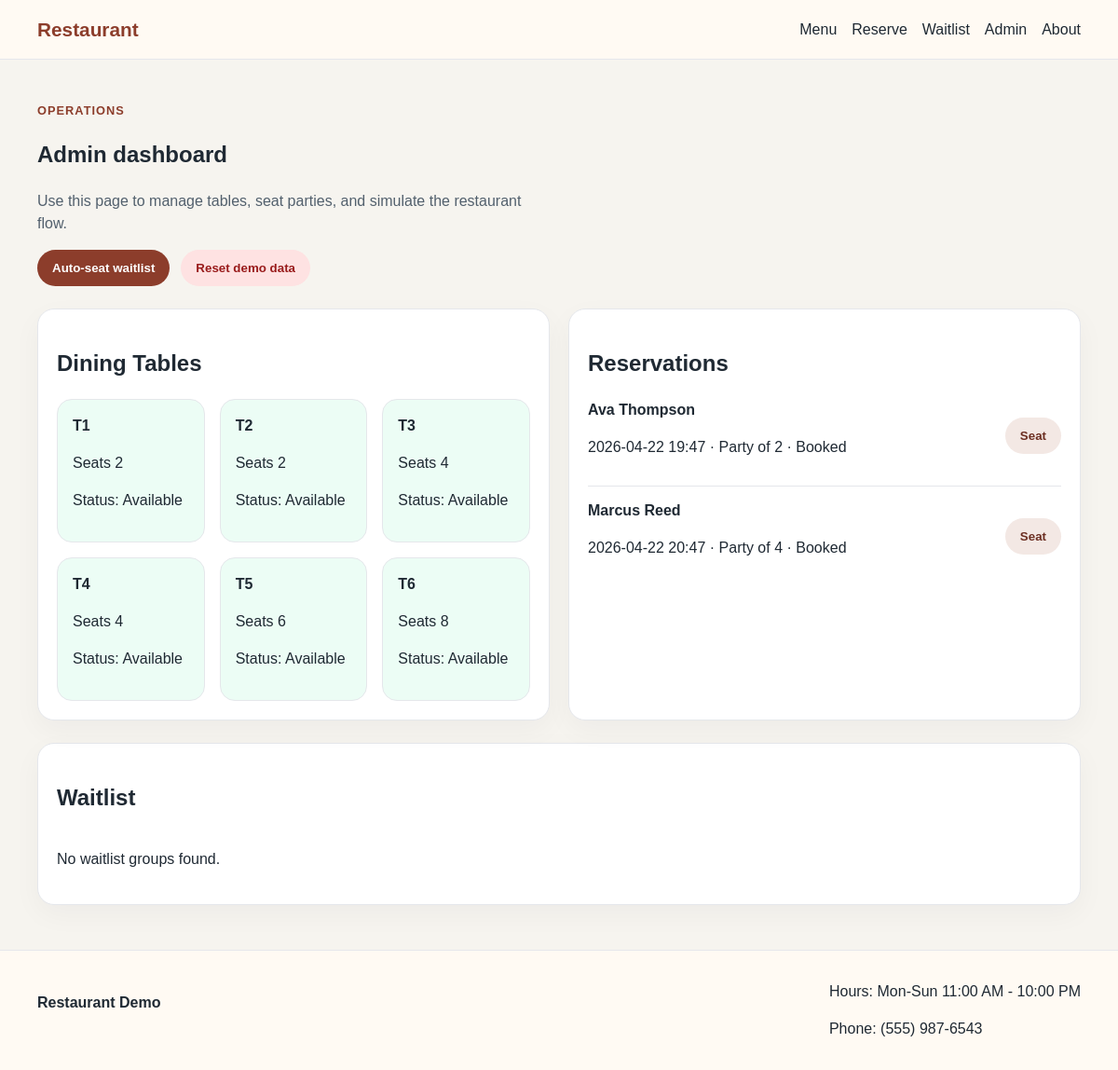
/admin, run on an earlier commit of the app's database.
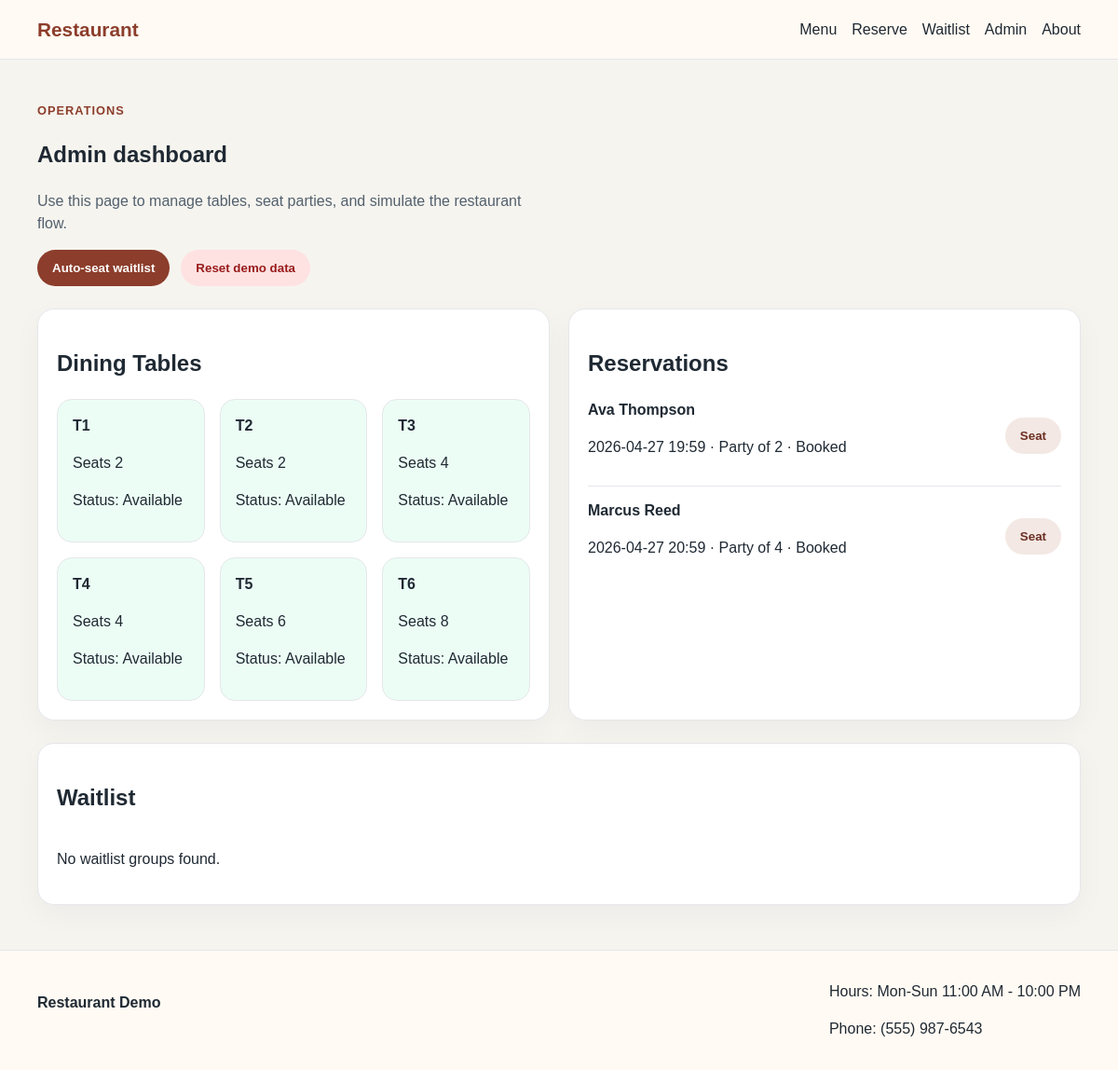
And on a later commit of the database.
### tables this page shows
CREATE TABLE dining_tables (
                id INTEGER PRIMARY KEY AUTOINCREMENT,
                name TEXT NOT NULL,
                capacity INTEGER NOT NULL,
                status TEXT NOT NULL DEFAULT 'Available',
                occupied_until TEXT,
                current_party_name TEXT
            );

CREATE TABLE reservations (
                id INTEGER PRIMARY KEY AUTOINCREMENT,
                customer_name TEXT NOT NULL,
                email TEXT NOT NULL,
                phone TEXT NOT NULL,
                party_size INTEGER NOT NULL,
                reservation_time TEXT NOT NULL,
                status TEXT NOT NULL DEFAULT 'Booked',
                table_id INTEGER,
                notes TEXT DEFAULT '',
                created_at TEXT NOT NULL,
                FOREIGN KEY (table_id) REFERENCES dining_tables(id)
            );

### app.py (the view)
@app.route("/admin")
def admin() -> str:
    reservations = fetch_all(
        "SELECT * FROM reservations ORDER BY reservation_time ASC, id ASC"
    )
    waitlist_groups = fetch_all(
        "SELECT * FROM waitlist ORDER BY check_in_time ASC, id ASC"
    )
    tables = fetch_all("SELECT * FROM dining_tables ORDER BY capacity ASC, id ASC")
    return render_template(
        "admin.html",
        reservations=reservations,
        waitlist_groups=waitlist_groups,
        tables=tables,
    )

### app.py (called while the page is built)
def get_db() -> sqlite3.Connection:
    if "db" not in g:
        g.db = sqlite3.connect(app.config["DATABASE"])
        g.db.row_factory = sqlite3.Row
    return g.db

def fetch_all(query: str, params: tuple[Any, ...] = ()) -> list[sqlite3.Row]:
    return get_db().execute(query, params).fetchall()

### templates/admin.html (shortened to what this page needs)
{% extends 'base.html' %}
{% block content %}
<section class="section-head">
  <p class="eyebrow">Operations</p>
  <h1>Admin dashboard</h1>
  <p class="lead">Use this page to manage tables, seat parties, and simulate the restaurant flow.</p>
</section>
<div class="button-row admin-actions">
  <form method="post" action="{{ url_for('auto_seat') }}">
    <button class="btn primary" type="submit">Auto-seat waitlist</button>
  </form>
  <form method="post" action="{{ url_for('reset_demo') }}">
    <button class="btn danger" type="submit">Reset demo data</button>
  </form>
</div>
<section class="grid-2 section-gap">
  <div class="card">
    <h2>Dining Tables</h2>
    <div class="table-grid">
      {% for table in tables %}
      <div class="table-card {{ table.status|lower }}">
        <strong>{{ table.name }}</strong>
        <p>Seats {{ table.capacity }}</p>
        <p>Status: {{ table.status }}</p>
      </div>
      {% endfor %}
    </div>
  </div>
  <div class="card">
    <h2>Reservations</h2>
    <div class="stack-list">
      {% for reservation in reservations %}
      <div class="admin-row">
        <div>
          <strong>{{ reservation.customer_name }}</strong>
          <p>{{ reservation.reservation_time.replace('T', ' ') }} · Party of {{ reservation.party_size }} · {{ reservation.status }}</p>
        </div>
        <div class="button-row compact">
          {% if reservation.status == 'Booked' %}
          <form method="post" action="{{ url_for('seat_reservation', reservation_id=reservation.id) }}">
            <button class="btn secondary" type="submit">Seat</button>
          </form>
          {% endif %}
        </div>
      </div>
      {% else %}
      <p>No reservations found.</p>
      {% endfor %}
    </div>
  </div>
</section>
<section class="card section-gap">
  <h2>Waitlist</h2>
  <div class="stack-list">
    {% for group in waitlist_groups %}
    <div class="admin-row">
      <div>
        <strong>{{ group.customer_name }}</strong>
        <p>Party of {{ group.party_size }} · {{ group.status }} · Quoted {{ group.quoted_wait_min }} min</p>
      </div>
      {% if group.status == 'Seated' %}
      <form method="post" action="{{ url_for('complete_waitlist', waitlist_id=group.id) }}">
        <button class="btn ghost" type="submit">Complete</button>
      </form>
      {% endif %}
    </div>
    {% else %}
    <p>No waitlist groups found.</p>
    {% endfor %}
  </div>
</section>
{% endblock %}

### templates/base.html (shortened to what this page needs)
<!doctype html>
<html lang="en">
  <head>
    <link rel="stylesheet" href="{{ url_for('static', filename='css/style.css') }}">
  </head>
  <body>
    <header class="site-header">
      <div class="container nav-wrap">
        <a href="{{ url_for('home') }}" class="brand">Restaurant</a>
        <nav class="nav">
          <a href="{{ url_for('menu') }}">Menu</a>
          <a href="{{ url_for('reserve') }}">Reserve</a>
          <a href="{{ url_for('waitlist') }}">Waitlist</a>
          <a href="{{ url_for('admin') }}">Admin</a>
          <a href="{{ url_for('about') }}">About</a>
        </nav>
      </div>
    </header>
    <main class="container main-content">
      {% block content %}{% endblock %}
    </main>
    <footer class="site-footer">
      <div class="container footer-grid">
        <div>
          <strong>Restaurant Demo</strong>
        </div>
        <div>
          <p>Hours: Mon-Sun 11:00 AM - 10:00 PM</p>
          <p>Phone: (555) 987-6543</p>
        </div>
      </div>
    </footer>
  </body>
</html>

### static/css/style.css (style rules this page uses)
:root { --bg: #f6f4ef; --surface: #ffffff; --text: #1f2933; --muted: #52606d; --accent: #8c3d2b; --accent-dark: #6c2f22; --border: #e5e7eb; --success-bg: #ecfdf3; --success-text: #166534; --error-bg: #fef2f2; --error-text: #991b1b; }
* { box-sizing: border-box; }
body { margin: 0; font-family: Arial, Helvetica, sans-serif; background: var(--bg); color: var(--text); line-height: 1.5; }
a { color: inherit; text-decoration: none; }
.container { width: min(1120px, calc(100% - 2rem)); margin: 0 auto; }
.main-content { padding: 2rem 0 3rem; }
.site-header, .site-footer { background: #fffaf3; border-bottom: 1px solid var(--border); }
.site-footer { border-top: 1px solid var(--border); border-bottom: none; }
.nav-wrap, .footer-grid { display: flex; justify-content: space-between; align-items: center; gap: 1rem; padding: 1rem 0; }
.nav { display: flex; gap: 1rem; flex-wrap: wrap; }
.brand { font-size: 1.3rem; font-weight: 700; color: var(--accent); }
.card { background: var(--surface); border: 1px solid var(--border); border-radius: 18px; padding: 1.25rem; box-shadow: 0 10px 30px rgba(15, 23, 42, 0.04); }
.eyebrow { color: var(--accent); text-transform: uppercase; letter-spacing: 0.08em; font-size: 0.8rem; font-weight: 700; }
.lead { color: var(--muted); max-width: 60ch; }
.button-row { display: flex; gap: 0.75rem; flex-wrap: wrap; margin-top: 1rem; }
.btn { border: none; border-radius: 999px; padding: 0.75rem 1rem; cursor: pointer; font-weight: 700; }
.btn.primary { background: var(--accent); color: white; }
.btn.secondary { background: #f3e8e4; color: var(--accent-dark); }
.btn.danger { background: #fee2e2; color: #991b1b; }
.hero-stats, .table-grid, .menu-grid { display: grid; gap: 1rem; }
.grid-2 { display: grid; grid-template-columns: repeat(2, minmax(0, 1fr)); gap: 1.25rem; }
.section-gap { margin-top: 1.5rem; }
.stack-list { display: grid; gap: 0.85rem; }
.list-row, .admin-row { display: flex; justify-content: space-between; align-items: center; gap: 1rem; padding-bottom: 0.85rem; border-bottom: 1px solid var(--border); }
.list-row:last-child, .admin-row:last-child { border-bottom: none; padding-bottom: 0; }
.section-head { margin-bottom: 1rem; }
.table-grid { grid-template-columns: repeat(auto-fit, minmax(130px, 1fr)); }
.table-card { border-radius: 16px; padding: 1rem; border: 1px solid var(--border); }
.table-card.available { background: #ecfdf5; }
.compact { margin-top: 0; }

What changed in the data, as far as the page shows it:
changed reservations "Ava Thompson": reservation_time.replace "2026-04-22 19:47" → "2026-04-27 19:59"
changed reservations "Marcus Reed": reservation_time.replace "2026-04-22 20:47" → "2026-04-27 20:59"
